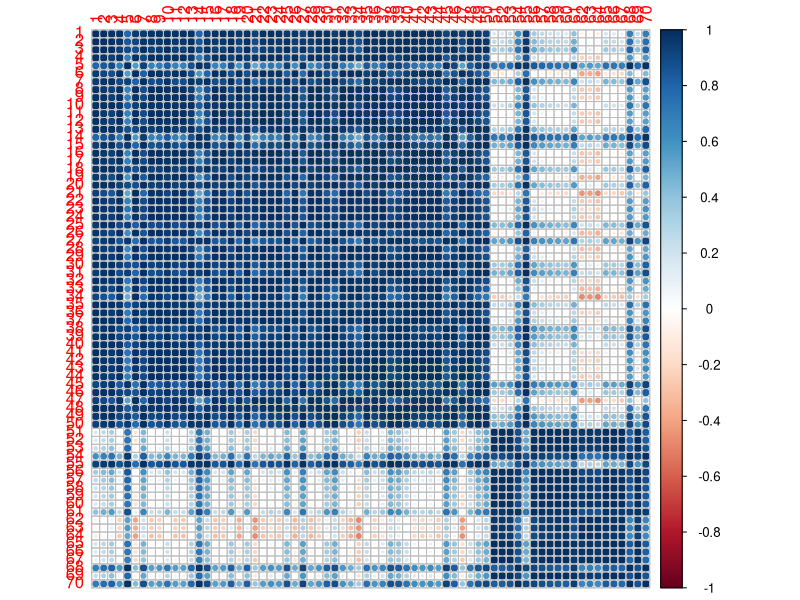

This chart was generated by the following R code:
rm(list=ls())
library(tm)
crude <- system.file("texts", "crude", package="tm")
corpusB <- Corpus(DirSource(crude), readerControl= list(reader=readReut21578XMLasPlain))

data("acq")
corpusA <- acq

corpus <- c(corpusA, corpusB)

corpusC <- tm_map(corpus, content_transformer(tolower))
corpusC <- tm_map(corpusC, removeNumbers)
corpusC <- tm_map(corpusC, removePunctuation)
corpusC <- tm_map(corpusC, stripWhitespace)
corpusC <- tm_map(corpusC, removeWords, stopwords("english"))
corpusC <- tm_map(corpusC, stemDocument)

tdm <- TermDocumentMatrix(corpusC)
tdm_final <- removeSparseTerms(tdm, sparse = 0.7)
tdm_final 
m1 <- as.matrix(tdm_final)

m1


prcomp(m1, center=F)$rotation[,1:2]

svd(m1)$v[,1:2]

docM1 <- svd(m1)$u %*% diag(c(svd(m1)$d[1:2], rep(0,11))) %*% t(svd(m1)$v)
library(corrplot)
corrplot(cor(docM1))
